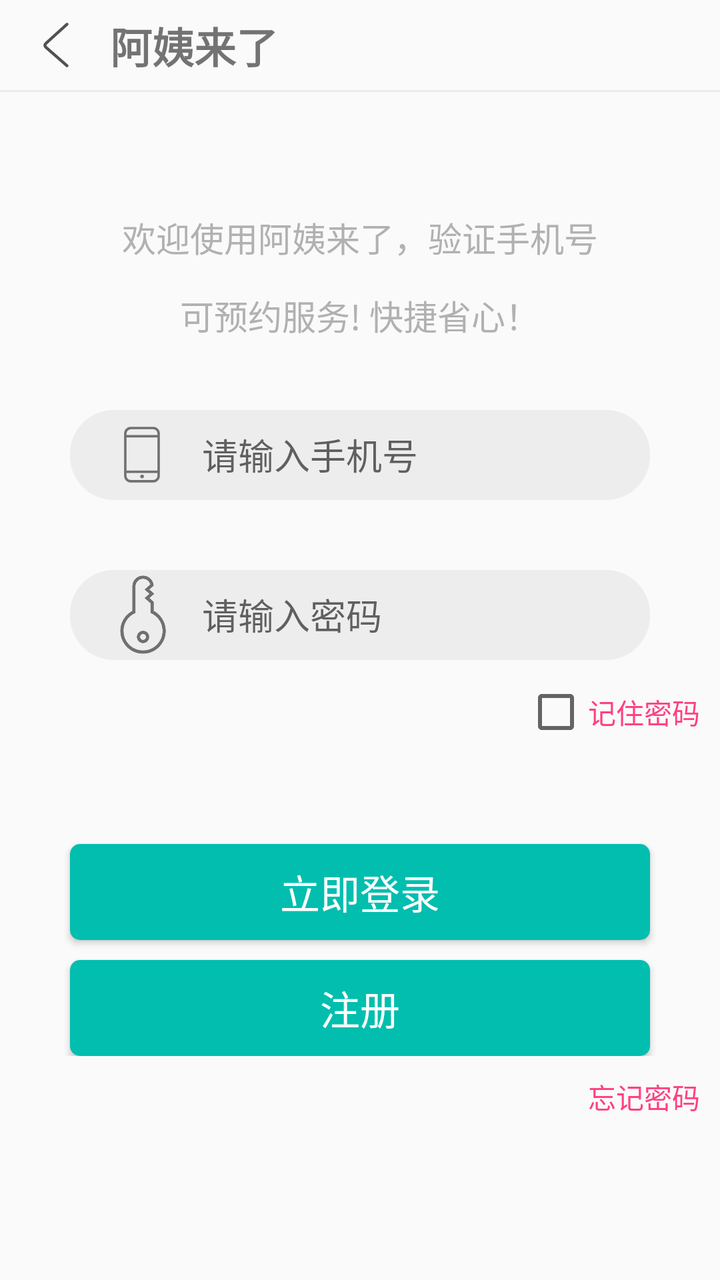
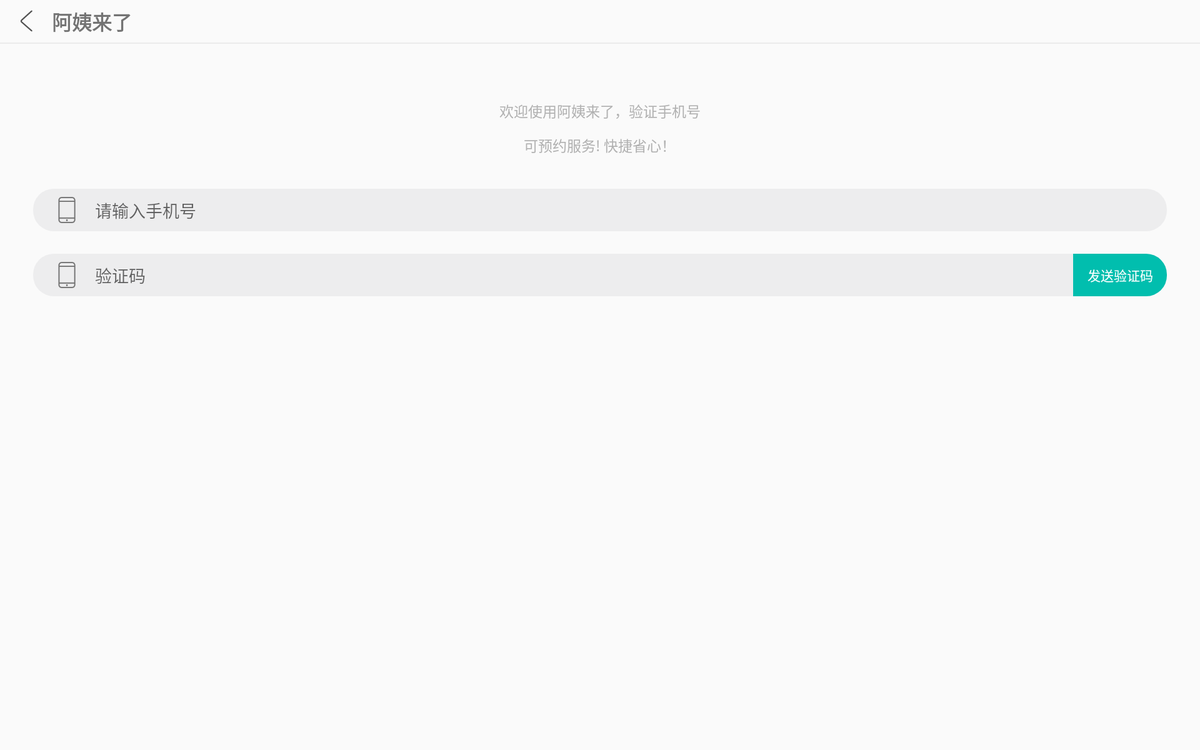

The same Android screen from two of the app's own layout files: first res/layout/ as a phone draws it, then the repository's variant for another configuration, drawn on a device whose configuration selects that folder. Both files follow.
<!-- AndroidManifest.xml: application theme AppTheme -->
<!-- res/layout/activity_login.xml -->
<?xml version="1.0" encoding="utf-8"?>
<LinearLayout xmlns:android="http://schemas.android.com/apk/res/android"
    xmlns:app="http://schemas.android.com/apk/res-auto"
    xmlns:tools="http://schemas.android.com/tools"
    android:id="@+id/activity_login"
    android:layout_width="match_parent"
    android:layout_height="match_parent"
    android:orientation="vertical"
    tools:context="com.example.administrator.ayicomeon.com.com.gang.aiyicomeon.activity.MainActivity">

    <LinearLayout
        android:layout_width="match_parent"
        android:layout_height="45dp"
        android:gravity="center_vertical"
        android:orientation="horizontal">

        <ImageView
            android:layout_width="35dp"
            android:layout_height="35dp"
            android:layout_marginLeft="10dp"
            app:srcCompat="@drawable/ic_back" />

        <TextView
            android:layout_width="wrap_content"
            android:layout_height="45dp"
            android:layout_marginLeft="10dp"
            android:gravity="center"
            android:text="@string/app_name"
            android:textSize="21dp"
            android:textStyle="bold" />
    </LinearLayout>

    <TextView
        android:layout_width="match_parent"
        android:layout_height="1dp"
        android:background="#EBEBEB" />

    <LinearLayout
        android:layout_width="match_parent"
        android:layout_height="wrap_content"
        android:layout_marginTop="60dp"
        android:gravity="center"
        android:orientation="vertical">

        <TextView
            android:layout_width="wrap_content"
            android:layout_height="wrap_content"
            android:gravity="center"
            android:text="欢迎使用阿姨来了，验证手机号"
            android:textColor="#B1B1B1"
            android:textSize="17dp" />


        <TextView
            android:layout_width="wrap_content"
            android:layout_height="wrap_content"
            android:layout_marginTop="14dp"
            android:gravity="center"
            android:text="可预约服务! 快捷省心！"
            android:textColor="#B1B1B1"
            android:textSize="17dp" />
    </LinearLayout>

    <LinearLayout
        android:layout_width="match_parent"
        android:layout_height="wrap_content"
        android:orientation="vertical">

        <LinearLayout
            android:layout_width="match_parent"
            android:layout_height="45dp"
            android:layout_marginLeft="35dp"
            android:layout_marginRight="35dp"
            android:layout_marginTop="35dp"
            android:background="@drawable/login_yuanjiao"
            android:gravity="center_vertical"
            android:orientation="horizontal">

            <ImageView
                android:layout_width="40dp"
                android:layout_height="40dp"
                android:layout_marginLeft="16dp"
                app:srcCompat="@drawable/ic_user" />

            <EditText
                android:id="@+id/et_name"
                android:layout_width="wrap_content"
                android:layout_height="40dp"
                android:layout_marginLeft="10dp"
                android:background="@null"
                android:hint="请输入手机号" />
        </LinearLayout>

        <LinearLayout
            android:layout_width="match_parent"
            android:layout_height="45dp"
            android:layout_marginLeft="35dp"
            android:layout_marginRight="35dp"
            android:layout_marginTop="35dp"
            android:background="@drawable/login_yuanjiao"
            android:gravity="center_vertical"
            android:orientation="horizontal">

            <ImageView
                android:layout_width="40dp"
                android:layout_height="40dp"
                android:layout_marginLeft="16dp"
                app:srcCompat="@drawable/ic_pass" />

            <EditText
                android:id="@+id/et_password"
                android:layout_width="wrap_content"
                android:layout_height="40dp"
                android:layout_marginLeft="10dp"
                android:background="@null"
                android:hint="请输入密码"
                android:inputType="numberPassword" />
        </LinearLayout>

        <LinearLayout
            android:layout_width="match_parent"
            android:layout_height="wrap_content"
            android:layout_marginRight="10dp"
            android:layout_marginTop="10dp"
            android:orientation="vertical">

            <CheckBox
                android:id="@+id/keep_password"
                android:layout_width="wrap_content"
                android:layout_height="wrap_content"
                android:layout_gravity="right"
                android:text="记住密码"
                android:textColor="@color/colorAccent" />


        </LinearLayout>
        

        <Button
            android:id="@+id/btnLogin"
            android:layout_width="match_parent"
            android:layout_height="wrap_content"
            android:layout_marginLeft="35dp"
            android:layout_marginRight="35dp"
            android:layout_marginTop="50dp"
            android:background="@drawable/lijilogin_yuanjiao"
            android:text="立即登录"
            android:textColor="#FFFFFF"
            android:textSize="20dp" />

        <Button
            android:id="@+id/btn_registered"
            android:layout_width="match_parent"
            android:layout_height="wrap_content"
            android:layout_marginLeft="35dp"
            android:layout_marginRight="35dp"
            android:layout_marginTop="10dp"
            android:background="@drawable/lijilogin_yuanjiao"
            android:text="注册"
            android:textColor="#FFFFFF"
            android:textSize="20dp" />
    </LinearLayout>

    <LinearLayout
        android:layout_width="match_parent"
        android:layout_height="wrap_content"
        android:layout_marginRight="10dp"
        android:layout_marginTop="10dp"
        android:orientation="vertical">

        <TextView
            android:id="@+id/tv_forget"
            android:layout_width="wrap_content"
            android:layout_height="wrap_content"
            android:layout_gravity="right"
            android:text="忘记密码"
            android:textColor="@color/colorAccent" />


    </LinearLayout>
</LinearLayout>
<!-- resources referenced by this layout -->
<resources>
  <color name="colorAccent">#FF4081</color>
  <!-- drawable ic_back (drawable) -->
  <vector android:height="24dp" android:viewportHeight="1024.0"
      android:viewportWidth="1024.0" android:width="24dp" xmlns:android="http://schemas.android.com/apk/res/android">
      <path android:fillColor="#515151" android:pathData="M363.8,473C336.9,497.4 337.3,537.5 364.7,561.5L674,832.1C682.8,839.8 696.3,838.9 704.1,830 711.8,821.2 710.9,807.7 702,799.9L392.8,529.4C384.6,522.2 384.5,511.8 392.5,504.6L702.3,223.8C711.1,215.9 711.7,202.4 703.8,193.7 695.9,184.9 682.4,184.3 673.7,192.2L363.8,473Z"/>
  </vector>
  <!-- drawable ic_pass (drawable) -->
  <vector android:height="24dp" android:viewportHeight="1024.0"
      android:viewportWidth="1024.0" android:width="24dp" xmlns:android="http://schemas.android.com/apk/res/android">
      <path android:fillColor="#707070" android:pathData="M816,720.1c0,160.3 -130.4,290.8 -290.7,290.8s-290.8,-130.4 -290.8,-290.8c0,-106.8 60,-206 153.9,-256.2L388.5,148.9c0,-75.4 61.4,-136.8 136.8,-136.8 68,0 126,51 135.1,118.7l1.3,10 -7.2,7.2L606.9,189.8l62.3,54.7L606.9,299l53.4,46.8 1.7,10.8 0,107.2C756,514.1 816,613.3 816,720.1M275.6,720.1c0,137.6 112,249.7 249.7,249.7 137.7,0 249.7,-112.1 249.7,-249.7 0,-96.9 -54.5,-183.1 -142.2,-225.1L621.1,489.3 621.1,366 544.8,299l62.2,-54.6L544.8,189.8l72.9,-64C607.2,83.8 569.2,53.2 525.3,53.2c-52.8,0 -95.8,42.9 -95.8,95.7l0,340.5L417.9,495C330.1,537 275.6,623.2 275.6,720.1"/>
      <path android:fillColor="#707070" android:pathData="M603.9,797.1c0,43.4 -35.3,78.7 -78.6,78.7 -43.4,0 -78.7,-35.3 -78.7,-78.7s35.3,-78.6 78.7,-78.6C568.6,718.5 603.9,753.7 603.9,797.1M487.7,797.1c0,20.7 16.8,37.6 37.6,37.6s37.6,-17 37.6,-37.6c0,-20.7 -16.8,-37.6 -37.6,-37.6S487.7,776.3 487.7,797.1"/>
  </vector>
  <!-- drawable ic_user (drawable) -->
  <vector android:height="24dp" android:viewportHeight="1024.0"
      android:viewportWidth="1024.0" android:width="24dp" xmlns:android="http://schemas.android.com/apk/res/android">
      <path android:fillColor="#707070" android:pathData="M741.3,242.3c0,-48.5 -39.3,-87.7 -87.7,-87.7L369.8,154.6c-48.5,0 -87.7,39.3 -87.7,87.7v539.2c0,48.5 39.3,87.7 87.7,87.7L653.5,869.2c48.5,0 87.7,-39.3 87.7,-87.7L741.3,242.3zM314,292.1h395.4v423.2L314,715.3v-423.2zM369.8,186.5h283.7c30.8,0 55.8,25 55.8,55.8v17.8L314,260.2v-17.8c-0,-30.8 25,-55.8 55.8,-55.8zM653.5,837.3L369.8,837.3c-30.8,0 -55.8,-25 -55.8,-55.8L314,746.4h395.4v35c0,30.8 -25,55.8 -55.8,55.8z"/>
      <path android:fillColor="#707070" android:pathData="M512.9,766.4c-13.4,0 -24.2,10.9 -24.2,24.2s10.9,24.2 24.2,24.2 24.2,-10.9 24.2,-24.2c0,-13.4 -10.9,-24.2 -24.2,-24.2z"/>
  </vector>
  <!-- drawable lijilogin_yuanjiao (drawable) -->
  <?xml version="1.0" encoding="utf-8"?>
  <shape xmlns:android="http://schemas.android.com/apk/res/android">
      <corners android:radius="5dp" />
      <solid android:color="#01BEAE" />
  
  </shape>
  <!-- drawable login_yuanjiao (drawable) -->
  <?xml version="1.0" encoding="utf-8"?>
  <shape xmlns:android="http://schemas.android.com/apk/res/android">
      <corners
          android:bottomLeftRadius="22dp"
          android:bottomRightRadius="22dp"
          android:topLeftRadius="22dp"
          android:topRightRadius="22dp" />
      <solid android:color="#EDEDEE" />
  
  </shape>
  <string name="app_name">阿姨来了</string>
  <style name="AppTheme" parent="Theme.AppCompat.Light.NoActionBar">
          
          <item name="colorPrimaryDark">#01BEAE</item>
          
          <item name="colorPrimary">#FFFFFF</item>
          
          <item name="drawerArrowStyle">@style/AppTheme.DrawerArrowToggle</item>
      </style>
  <style name="AppTheme.DrawerArrowToggle" parent="Base.Widget.AppCompat.DrawerArrowToggle">
          <item name="color">#DBDBDB</item>
      </style>
</resources>
<!-- res/layout-xlarge/activity_login.xml (the repository's variant of the layout above) -->
<!-- drawn on a large tablet held sideways -->
<?xml version="1.0" encoding="utf-8"?>
<LinearLayout xmlns:android="http://schemas.android.com/apk/res/android"
    xmlns:app="http://schemas.android.com/apk/res-auto"
    xmlns:tools="http://schemas.android.com/tools"
    android:id="@+id/activity_login"
    android:layout_width="match_parent"
    android:layout_height="match_parent"
    android:orientation="vertical"
    tools:context="com.example.administrator.ayicomeon.com.com.gang.aiyicomeon.activity.MainActivity">

    <LinearLayout
        android:layout_width="match_parent"
        android:layout_height="45dp"
        android:gravity="center_vertical"
        android:orientation="horizontal">

        <ImageView
            android:layout_width="35dp"
            android:layout_height="35dp"
            android:layout_marginLeft="10dp"
            app:srcCompat="@drawable/ic_back" />

        <TextView
            android:layout_width="wrap_content"
            android:layout_height="45dp"
            android:layout_marginLeft="10dp"
            android:gravity="center"
            android:text="@string/app_name"
            android:textSize="21dp"
            android:textStyle="bold" />
    </LinearLayout>

    <TextView
        android:layout_width="match_parent"
        android:layout_height="1dp"
        android:background="#EBEBEB" />

    <LinearLayout
        android:layout_width="match_parent"
        android:layout_height="wrap_content"
        android:layout_marginTop="60dp"
        android:gravity="center"
        android:orientation="vertical">

        <TextView
            android:layout_width="wrap_content"
            android:layout_height="wrap_content"
            android:gravity="center"
            android:text="欢迎使用阿姨来了，验证手机号"
            android:textColor="#B1B1B1"
            android:textSize="15dp" />


        <TextView
            android:layout_width="wrap_content"
            android:layout_height="wrap_content"
            android:layout_marginTop="14dp"
            android:gravity="center"
            android:text="可预约服务! 快捷省心！"
            android:textColor="#B1B1B1"
            android:textSize="15dp" />
    </LinearLayout>

    <LinearLayout
        android:layout_width="match_parent"
        android:layout_height="wrap_content"
        android:orientation="vertical">

        <LinearLayout
            android:layout_width="match_parent"
            android:layout_height="45dp"
            android:layout_marginLeft="35dp"
            android:layout_marginRight="35dp"
            android:layout_marginTop="35dp"
            android:background="@drawable/login_yuanjiao"
            android:gravity="center_vertical"
            android:orientation="horizontal">

            <ImageView
                android:layout_width="40dp"
                android:layout_height="40dp"
                android:layout_marginLeft="16dp"
                app:srcCompat="@drawable/ic_user" />

            <EditText
                android:layout_width="wrap_content"
                android:layout_height="40dp"
                android:layout_marginLeft="10dp"
                android:background="@null"
                android:hint="请输入手机号" />
        </LinearLayout>

        <LinearLayout
            android:layout_width="match_parent"
            android:layout_height="45dp"
            android:layout_marginLeft="35dp"
            android:layout_marginRight="35dp"
            android:layout_marginTop="24dp"
            android:background="@drawable/login_yuanjiao"
            android:gravity="center_vertical"
            android:orientation="horizontal">

            <ImageView
                android:layout_width="40dp"
                android:layout_height="40dp"
                android:layout_marginLeft="16dp"
                app:srcCompat="@drawable/ic_user" />

            <EditText
                android:layout_width="80dp"
                android:layout_height="40dp"
                android:layout_marginLeft="10dp"
                android:background="@null"
                android:hint="验证码" />

            <RelativeLayout
                android:layout_width="match_parent"
                android:layout_height="match_parent">

                <TextView
                    android:background="@drawable/yanzheng_banyuan"
                    android:layout_width="100dp"
                    android:layout_height="match_parent"
                    android:layout_alignParentEnd="true"
                    android:layout_alignParentTop="true"
                    android:gravity="center"
                    android:text="发送验证码"
                    android:textColor="#FFFFFF" />
            </RelativeLayout>
        </LinearLayout>
    </LinearLayout>

</LinearLayout>
<!-- resources referenced by the variant -->
<!-- as a large tablet held sideways resolves them -->
<resources>
  <!-- drawable ic_back (drawable) -->
  <vector android:height="24dp" android:viewportHeight="1024.0"
      android:viewportWidth="1024.0" android:width="24dp" xmlns:android="http://schemas.android.com/apk/res/android">
      <path android:fillColor="#515151" android:pathData="M363.8,473C336.9,497.4 337.3,537.5 364.7,561.5L674,832.1C682.8,839.8 696.3,838.9 704.1,830 711.8,821.2 710.9,807.7 702,799.9L392.8,529.4C384.6,522.2 384.5,511.8 392.5,504.6L702.3,223.8C711.1,215.9 711.7,202.4 703.8,193.7 695.9,184.9 682.4,184.3 673.7,192.2L363.8,473Z"/>
  </vector>
  <!-- drawable ic_user (drawable) -->
  <vector android:height="24dp" android:viewportHeight="1024.0"
      android:viewportWidth="1024.0" android:width="24dp" xmlns:android="http://schemas.android.com/apk/res/android">
      <path android:fillColor="#707070" android:pathData="M741.3,242.3c0,-48.5 -39.3,-87.7 -87.7,-87.7L369.8,154.6c-48.5,0 -87.7,39.3 -87.7,87.7v539.2c0,48.5 39.3,87.7 87.7,87.7L653.5,869.2c48.5,0 87.7,-39.3 87.7,-87.7L741.3,242.3zM314,292.1h395.4v423.2L314,715.3v-423.2zM369.8,186.5h283.7c30.8,0 55.8,25 55.8,55.8v17.8L314,260.2v-17.8c-0,-30.8 25,-55.8 55.8,-55.8zM653.5,837.3L369.8,837.3c-30.8,0 -55.8,-25 -55.8,-55.8L314,746.4h395.4v35c0,30.8 -25,55.8 -55.8,55.8z"/>
      <path android:fillColor="#707070" android:pathData="M512.9,766.4c-13.4,0 -24.2,10.9 -24.2,24.2s10.9,24.2 24.2,24.2 24.2,-10.9 24.2,-24.2c0,-13.4 -10.9,-24.2 -24.2,-24.2z"/>
  </vector>
  <!-- drawable login_yuanjiao (drawable) -->
  <?xml version="1.0" encoding="utf-8"?>
  <shape xmlns:android="http://schemas.android.com/apk/res/android">
      <corners
          android:bottomLeftRadius="22dp"
          android:bottomRightRadius="22dp"
          android:topLeftRadius="22dp"
          android:topRightRadius="22dp" />
      <solid android:color="#EDEDEE" />
  
  </shape>
  <!-- drawable yanzheng_banyuan (drawable) -->
  <?xml version="1.0" encoding="utf-8"?>
  <shape xmlns:android="http://schemas.android.com/apk/res/android">
      <corners
          android:bottomLeftRadius="0dp"
          android:bottomRightRadius="22dp"
          android:topLeftRadius="0dp"
          android:topRightRadius="22dp" />
      <solid android:color="#01BEAE" />
  
  </shape>
  <string name="app_name">阿姨来了</string>
  <style name="AppTheme" parent="Theme.AppCompat.Light.NoActionBar">
          
          <item name="colorPrimaryDark">#01BEAE</item>
          
          <item name="colorPrimary">#FFFFFF</item>
          
          <item name="drawerArrowStyle">@style/AppTheme.DrawerArrowToggle</item>
      </style>
  <style name="AppTheme.DrawerArrowToggle" parent="Base.Widget.AppCompat.DrawerArrowToggle">
          <item name="color">#DBDBDB</item>
      </style>
</resources>
